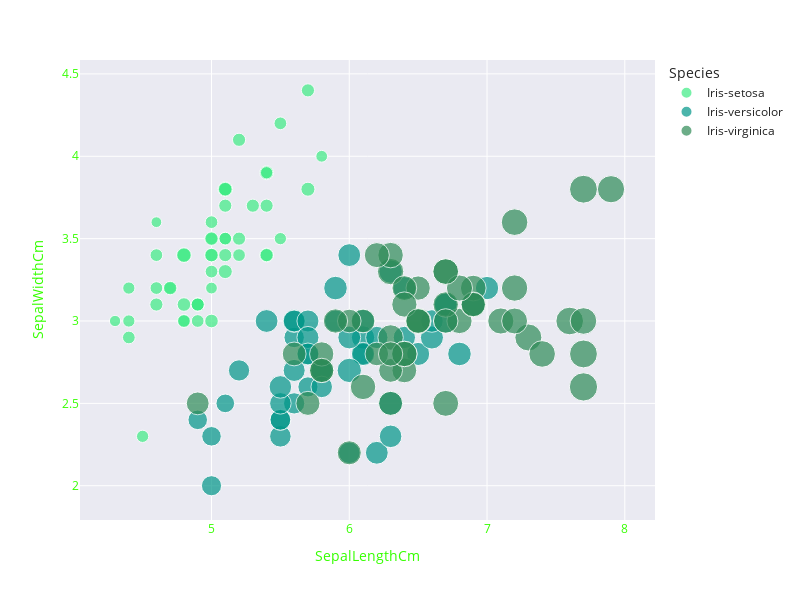

Source (notebook cell):
### Code cell
fig = px.scatter(data_frame=iris, x='SepalLengthCm',y='SepalWidthCm'
           ,color='Species',size='PetalLengthCm',template='seaborn',color_discrete_sequence=['#3dec84 ','#009688 ','#2E8B57 '],)

fig.update_layout(width=800, height=600,
                  xaxis=dict(color="#36FF00"),
                 yaxis=dict(color="#36FF00"))
fig.show()

### Figure 1 — Plotly figure (JSON) as saved in the notebook; plotly's stock layout.template omitted (floating-point values rounded to 4 significant figures)
{"data": [{"hovertemplate": "Species=Iris-setosa<br>SepalLengthCm=%{x}<br>SepalWidthCm=%{y}<br>PetalLengthCm=%{marker.size}<extra></extra>", "legendgroup": "Iris-setosa", "marker": {"color": "#3dec84 ", "size": [1.4, 1.4, 1.3, 1.5, 1.4, 1.7, 1.4, 1.5, 1.4, 1.5, 1.5, 1.6, 1.4, 1.1, 1.2, 1.5, 1.3, 1.4, 1.7, 1.5, 1.7, 1.5, 1.0, 1.7, 1.9, 1.6, 1.6, 1.5, 1.4, 1.6, 1.6, 1.5, 1.5, 1.4, 1.5, 1.2, 1.3, 1.5, 1.3, 1.5, 1.3, 1.3, 1.3, 1.6, 1.9, 1.4, 1.6, 1.4, 1.5, 1.4], "sizemode": "area", "sizeref": 0.01725, "symbol": "circle"}, "mode": "markers", "name": "Iris-setosa", "orientation": "v", "showlegend": true, "type": "scatter", "x": [5.1, 4.9, 4.7, 4.6, 5.0, 5.4, 4.6, 5.0, 4.4, 4.9, 5.4, 4.8, 4.8, 4.3, 5.8, 5.7, 5.4, 5.1, 5.7, 5.1, 5.4, 5.1, 4.6, 5.1, 4.8, 5.0, 5.0, 5.2, 5.2, 4.7, 4.8, 5.4, 5.2, 5.5, 4.9, 5.0, 5.5, 4.9, 4.4, 5.1, 5.0, 4.5, 4.4, 5.0, 5.1, 4.8, 5.1, 4.6, 5.3, 5.0], "xaxis": "x", "y": [3.5, 3.0, 3.2, 3.1, 3.6, 3.9, 3.4, 3.4, 2.9, 3.1, 3.7, 3.4, 3.0, 3.0, 4.0, 4.4, 3.9, 3.5, 3.8, 3.8, 3.4, 3.7, 3.6, 3.3, 3.4, 3.0, 3.4, 3.5, 3.4, 3.2, 3.1, 3.4, 4.1, 4.2, 3.1, 3.2, 3.5, 3.1, 3.0, 3.4, 3.5, 2.3, 3.2, 3.5, 3.8, 3.0, 3.8, 3.2, 3.7, 3.3], "yaxis": "y"}, {"hovertemplate": "Species=Iris-versicolor<br>SepalLengthCm=%{x}<br>SepalWidthCm=%{y}<br>PetalLengthCm=%{marker.size}<extra></extra>", "legendgroup": "Iris-versicolor", "marker": {"color": "#009688 ", "size": [4.7, 4.5, 4.9, 4.0, 4.6, 4.5, 4.7, 3.3, 4.6, 3.9, 3.5, 4.2, 4.0, 4.7, 3.6, 4.4, 4.5, 4.1, 4.5, 3.9, 4.8, 4.0, 4.9, 4.7, 4.3, 4.4, 4.8, 5.0, 4.5, 3.5, 3.8, 3.7, 3.9, 5.1, 4.5, 4.5, 4.7, 4.4, 4.1, 4.0, 4.4, 4.6, 4.0, 3.3, 4.2, 4.2, 4.2, 4.3, 3.0, 4.1], "sizemode": "area", "sizeref": 0.01725, "symbol": "circle"}, "mode": "markers", "name": "Iris-versicolor", "orientation": "v", "showlegend": true, "type": "scatter", "x": [7.0, 6.4, 6.9, 5.5, 6.5, 5.7, 6.3, 4.9, 6.6, 5.2, 5.0, 5.9, 6.0, 6.1, 5.6, 6.7, 5.6, 5.8, 6.2, 5.6, 5.9, 6.1, 6.3, 6.1, 6.4, 6.6, 6.8, 6.7, 6.0, 5.7, 5.5, 5.5, 5.8, 6.0, 5.4, 6.0, 6.7, 6.3, 5.6, 5.5, 5.5, 6.1, 5.8, 5.0, 5.6, 5.7, 5.7, 6.2, 5.1, 5.7], "xaxis": "x", "y": [3.2, 3.2, 3.1, 2.3, 2.8, 2.8, 3.3, 2.4, 2.9, 2.7, 2.0, 3.0, 2.2, 2.9, 2.9, 3.1, 3.0, 2.7, 2.2, 2.5, 3.2, 2.8, 2.5, 2.8, 2.9, 3.0, 2.8, 3.0, 2.9, 2.6, 2.4, 2.4, 2.7, 2.7, 3.0, 3.4, 3.1, 2.3, 3.0, 2.5, 2.6, 3.0, 2.6, 2.3, 2.7, 3.0, 2.9, 2.9, 2.5, 2.8], "yaxis": "y"}, {"hovertemplate": "Species=Iris-virginica<br>SepalLengthCm=%{x}<br>SepalWidthCm=%{y}<br>PetalLengthCm=%{marker.size}<extra></extra>", "legendgroup": "Iris-virginica", "marker": {"color": "#2E8B57 ", "size": [6.0, 5.1, 5.9, 5.6, 5.8, 6.6, 4.5, 6.3, 5.8, 6.1, 5.1, 5.3, 5.5, 5.0, 5.1, 5.3, 5.5, 6.7, 6.9, 5.0, 5.7, 4.9, 6.7, 4.9, 5.7, 6.0, 4.8, 4.9, 5.6, 5.8, 6.1, 6.4, 5.6, 5.1, 5.6, 6.1, 5.6, 5.5, 4.8, 5.4, 5.6, 5.1, 5.1, 5.9, 5.7, 5.2, 5.0, 5.2, 5.4, 5.1], "sizemode": "area", "sizeref": 0.01725, "symbol": "circle"}, "mode": "markers", "name": "Iris-virginica", "orientation": "v", "showlegend": true, "type": "scatter", "x": [6.3, 5.8, 7.1, 6.3, 6.5, 7.6, 4.9, 7.3, 6.7, 7.2, 6.5, 6.4, 6.8, 5.7, 5.8, 6.4, 6.5, 7.7, 7.7, 6.0, 6.9, 5.6, 7.7, 6.3, 6.7, 7.2, 6.2, 6.1, 6.4, 7.2, 7.4, 7.9, 6.4, 6.3, 6.1, 7.7, 6.3, 6.4, 6.0, 6.9, 6.7, 6.9, 5.8, 6.8, 6.7, 6.7, 6.3, 6.5, 6.2, 5.9], "xaxis": "x", "y": [3.3, 2.7, 3.0, 2.9, 3.0, 3.0, 2.5, 2.9, 2.5, 3.6, 3.2, 2.7, 3.0, 2.5, 2.8, 3.2, 3.0, 3.8, 2.6, 2.2, 3.2, 2.8, 2.8, 2.7, 3.3, 3.2, 2.8, 3.0, 2.8, 3.0, 2.8, 3.8, 2.8, 2.8, 2.6, 3.0, 3.4, 3.1, 3.0, 3.1, 3.1, 3.1, 2.7, 3.2, 3.3, 3.0, 2.5, 3.0, 3.4, 3.0], "yaxis": "y"}], "layout": {"height": 600, "legend": {"itemsizing": "constant", "title": {"text": "Species"}, "tracegroupgap": 0}, "margin": {"t": 60}, "width": 800, "xaxis": {"anchor": "y", "color": "#36FF00", "domain": [0, 1], "title": {"text": "SepalLengthCm"}}, "yaxis": {"anchor": "x", "color": "#36FF00", "domain": [0, 1], "title": {"text": "SepalWidthCm"}}}}
